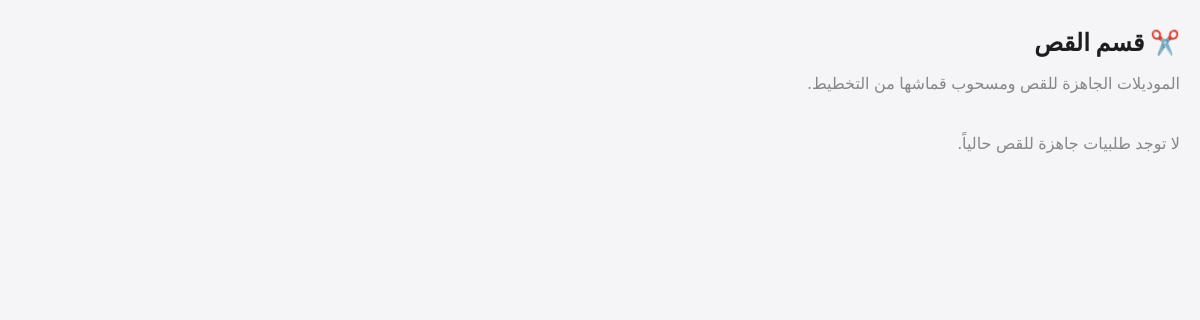
The page /cutting/ on the database as committed earlier.
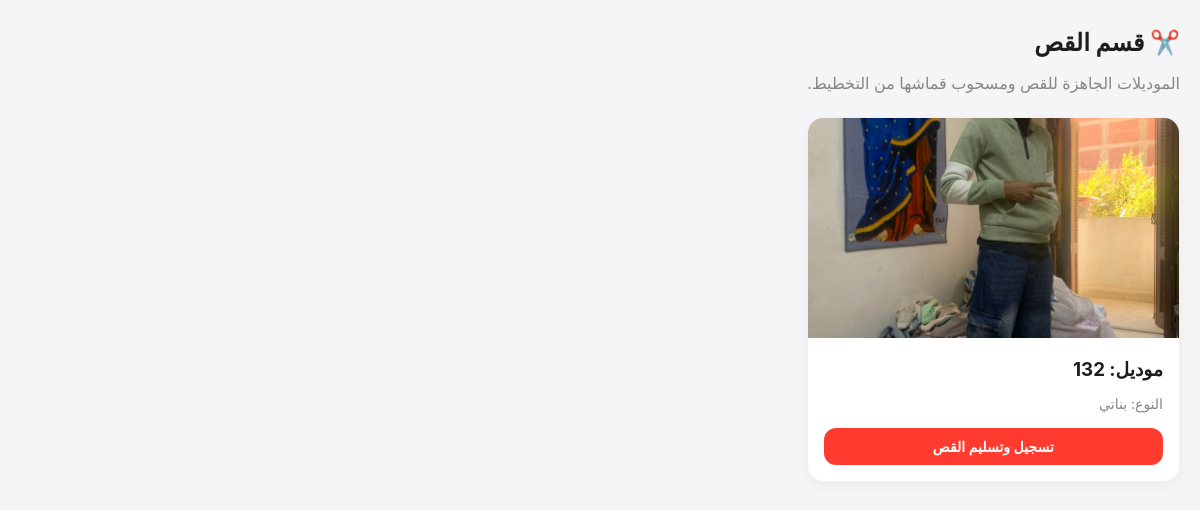
The same page on the database as committed later.
### app/models.py (models this page shows)
class DesignModel(db.Model):
    id = db.Column(db.Integer, primary_key=True)
    model_code = db.Column(db.String(50), unique=True, nullable=False)
    image_url = db.Column(db.String(200), nullable=False)
    model_type = db.Column(db.String(50), nullable=True)
    status = db.Column(db.String(50), default='تصميم')
    is_deleted = db.Column(db.Boolean, default=False)
    target_quantity = db.Column(db.Integer, default=0)
    marker_length = db.Column(db.Float, nullable=True)
    sizes_selected = db.Column(db.String(200), nullable=True)
    main_marker_url = db.Column(db.String(200), nullable=True)
    print_marker_url = db.Column(db.String(200), nullable=True)
    marker_efficiency = db.Column(db.Float, nullable=True)
    notes_shirt = db.Column(db.Text, nullable=True)
    notes_pants = db.Column(db.Text, nullable=True)
    created_at = db.Column(db.DateTime, default=get_egypt_time)
    colored_at = db.Column(db.DateTime, nullable=True)
    cut_at = db.Column(db.DateTime, nullable=True)
    requirements = db.relationship('ModelRequirement', backref='model', lazy=True)
    accessories = db.relationship('ModelAccessory', backref='model', lazy=True)
    cutting_records = db.relationship('CuttingRecord', backref='model', lazy=True)
    qc_records = db.relationship('QCRecord', backref='model', lazy=True)

### app/cutting/routes.py (the view)
@cutting_bp.route('/')
def index():
    models = DesignModel.query.filter_by(status='في القص', is_deleted=False).all()
    log_action("زيارة قسم", "فتح قائمة القص")
    return render_template('cutting/index.html', models=models)

### app/models.py (called while the page is built)
def get_egypt_time():
    return datetime.now(pytz.timezone('Africa/Cairo'))

def log_action(action, details=""):
    try:
        user_id = session.get('user_id')
        ip = request.remote_addr
        agent = request.user_agent.string
        log = AuditLog(
            user_id=user_id,
            action=action,
            details=details,
            ip_address=ip,
            user_agent=agent
        )
        db.session.add(log)
        db.session.commit()
    except Exception:
        pass

### app/templates/cutting/index.html (shortened to what this page needs)
{% extends 'base.html' %}
{% block content %}
<h2 style="margin-bottom: 8px;">✂️ قسم القص</h2>
<p style="color: #86868b; margin-bottom: 24px;">الموديلات الجاهزة للقص ومسحوب قماشها من التخطيط.</p>
<div class="cutting-grid">
    {% for model in models %}
    <div class="cutting-card">
        <img src="{{ model.image_url }}" class="cutting-image">
        <div class="cutting-info">
            <h3 style="margin: 0 0 8px 0;">موديل: {{ model.model_code }}</h3>
            <p style="font-size: 14px; color: #86868b; margin-bottom: 16px;">النوع: {{ model.model_type or 'غير محدد' }}</p>
            <a href="/cutting/model/{{ model.id }}" class="apple-btn">تسجيل وتسليم القص</a>
        </div>
    </div>
    {% else %}
    <p style="color: #86868b;">لا توجد طلبيات جاهزة للقص حالياً.</p>
    {% endfor %}
</div>
{% endblock %}

Rows that differ between the two databases and show on the page:
added DesignModel: image_url (picture), model_code "132", model_type "بناتي"
Other text that changed with them:
text no longer shown: "لا توجد طلبيات جاهزة للقص حالياً."
